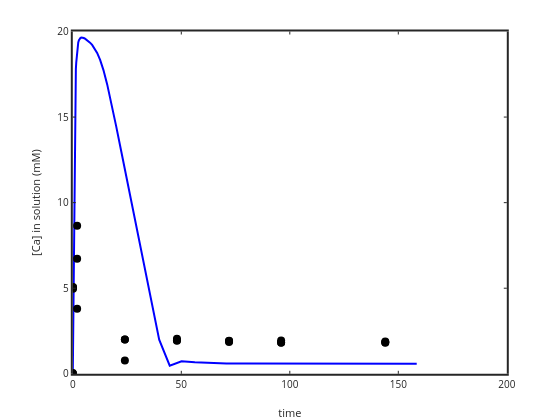

Here is the notebook cell this chart was saved with:
### Code cell
plot(time,(Caphreeqc*1e3),'b-','linewidth',2); ylabel('[Ca] in solution (mM)'); xlabel('time')
hold on
plot(sampletime,(sampleCa*1e3),'ko','markersize',8,'markerfacecolor','k')
set(gca,'linewidth',2)

### Figure 1 — Plotly figure (JSON) as saved in the notebook; plotly's stock layout.template omitted (floating-point values rounded to 4 significant figures)
{"data": [{"line": {"color": "rgb(0,0,255)", "dash": "solid", "width": 2}, "marker": {"color": "rgb(0,0,255)", "line": {"color": "rgb(0,0,255)"}, "size": 6, "symbol": "none"}, "mode": "lines", "name": "", "showlegend": false, "type": "scatter", "visibility": true, "x": [0, 1.122, 1.259, 1.413, 1.585, 1.778, 1.995, 2.239, 2.512, 2.818, 3.162, 3.548, 3.981, 4.467, 5.012, 5.623, 6.31, 7.079, 7.943, 8.913, 10, 11.22, 12.59, 14.13, 15.85, 17.78, 19.95, 22.39, 25.12, 28.18, 31.62, 35.48, 39.81, 44.67, 50.12, 56.23, 63.1, 70.79, 79.43, 89.13, 100, 112.2, 125.9, 141.3, 158.5], "xaxis": "x", "y": [0, 16.48, 17.26, 17.82, 18.18, 18.57, 18.9, 19.17, 19.36, 19.5, 19.58, 19.63, 19.65, 19.64, 19.62, 19.58, 19.52, 19.45, 19.35, 19.21, 19.02, 18.75, 18.34, 17.75, 16.91, 15.81, 14.49, 12.96, 11.24, 9.299, 7.13, 4.708, 1.991, 0.4706, 0.7335, 0.6757, 0.6297, 0.6069, 0.5972, 0.5934, 0.5921, 0.5917, 0.5916, 0.5916, 0.5916], "yaxis": "y"}, {"line": {"color": "rgb(0,0,0)", "width": 0.5}, "marker": {"color": "rgb(0,0,0)", "line": {"color": "rgb(0,0,0)"}, "size": 8, "symbol": "circle"}, "mode": "markers", "name": "", "showlegend": false, "type": "scatter", "visibility": true, "x": [0, 0.1, 2, 24, 48, 72, 96, 144, 0, 0.1, 2, 24, 48, 72, 96, 144, 0, 0.1, 2, 24, 48, 72, 96, 144], "xaxis": "x", "y": [0.01702, 4.969, 3.807, 0.7795, 1.93, 1.91, 1.833, 1.842, 0.00676, 5.043, 6.721, 2.0, 1.953, 1.854, 1.811, 1.808, 0.04982, 5.069, 8.655, 2.008, 2.05, 1.931, 1.946, 1.89], "yaxis": "y"}], "layout": {"height": 420, "hovermode": "closest", "margin": {"b": 0, "l": 0, "r": 0, "t": 0}, "plot_bgcolor": "rgba(0,0,0,0)", "showlegend": false, "width": 560, "xaxis": {"anchor": "y", "autorange": false, "domain": [0.13, 0.905], "exponentformat": "none", "gridcolor": "rgba(38,38,38,0.15)", "gridwidth": 2, "linecolor": "rgb(38,38,38)", "linewidth": 2, "mirror": "ticks", "range": [0, 200], "showgrid": false, "showline": true, "side": "bottom", "spikedash": "solid", "spikemode": "across", "spikesides": false, "spikethickness": 1, "tickangle": 0, "tickcolor": "rgb(38,38,38)", "tickfont": {"color": "rgb(38,38,38)", "size": 10}, "ticklen": 3, "ticks": "inside", "ticktext": ["0", "50", "100", "150", "200"], "tickvals": [0, 50, 100, 150, 200], "title": {"font": {"color": "rgb(38,38,38)", "size": 11}, "text": "time"}, "type": "linear", "visible": true, "zeroline": false}, "yaxis": {"anchor": "x", "autorange": false, "domain": [0.11, 0.925], "exponentformat": "none", "gridcolor": "rgba(38,38,38,0.15)", "gridwidth": 2, "linecolor": "rgb(38,38,38)", "linewidth": 2, "mirror": "ticks", "range": [0, 20], "showgrid": false, "showline": true, "side": "left", "spikedash": "solid", "spikemode": "across", "spikesides": false, "spikethickness": 1, "tickangle": 0, "tickcolor": "rgb(38,38,38)", "tickfont": {"color": "rgb(38,38,38)", "size": 10}, "ticklen": 3, "ticks": "inside", "ticktext": ["0", "5", "10", "15", "20"], "tickvals": [0, 5, 10, 15, 20], "title": {"font": {"color": "rgb(38,38,38)", "size": 11}, "text": "[Ca] in solution (mM)"}, "type": "linear", "visible": true, "zeroline": false}}}
